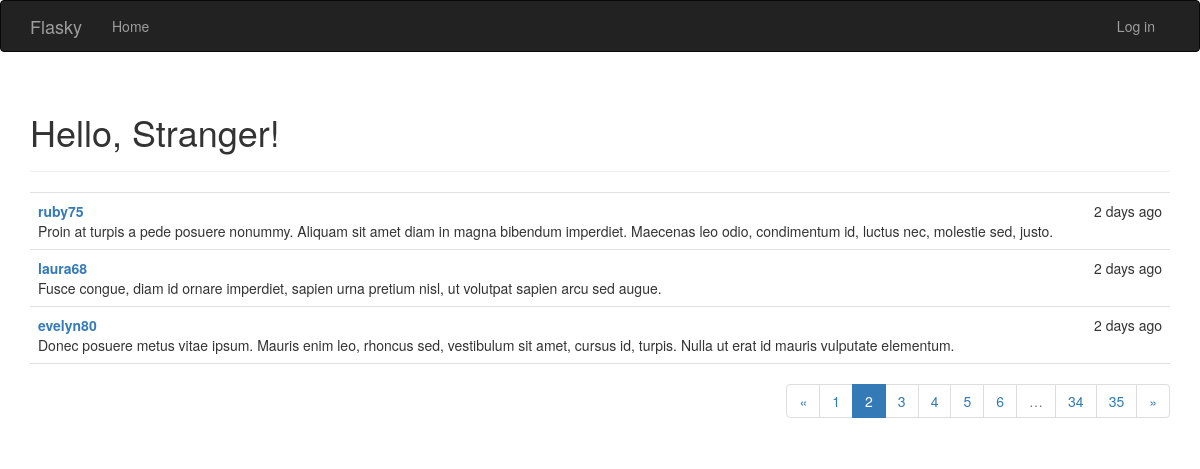
Screenshot of /?page=2 with the database file from the repository.
### app/models.py (models this page shows, shortened)
class Post(db.Model):
    __tablename__ = 'posts'
    id = db.Column(db.Integer, primary_key=True)
    body = db.Column(db.Text)
    timestamp = db.Column(db.DateTime, index=True, default=datetime.utcnow)
    author_id = db.Column(db.Integer, db.ForeignKey('users.id'))
    comments = db.relationship('Comment', backref='post', lazy='dynamic')

class User(UserMixin, db.Model):
    __tablename__ = 'users'
    id = db.Column(db.Integer, primary_key=True)
    username = db.Column(db.String(64), unique=True, index=True)
    email = db.Column(db.String(64), unique=True, index=True)
    role_id = db.Column(db.Integer, db.ForeignKey('roles.id'))
    password_hash = db.Column(db.String(128))
    posts = db.relationship('Post', backref='author', lazy='dynamic')
    comments = db.relationship('Comment', backref='author', lazy='dynamic')
    name = db.Column(db.String(64))
    location = db.Column(db.String(64))
    about_me = db.Column(db.Text())
    member_since = db.Column(db.DateTime(), default=datetime.utcnow)
    last_seen = db.Column(db.DateTime(), default=datetime.utcnow)
    followed = db.relationship('Follow',                   #当前用户关注的人
                               foreign_keys=[Follow.follower_id],
                               backref=db.backref('follower', lazy='joined'),
                               lazy='dynamic',
                               cascade='all, delete-orphan')
    followers=db.relationship('Follow',                   #关注当前用户的人
                              foreign_keys=[Follow.followed_id],
                              backref=db.backref('followed', lazy='joined'),
                              lazy='dynamic',
                              cascade='all, delete-orphan')
    @property
    def password(self):
        raise AttributeError('password is not a readable attribute')

### app/main/views.py (the view)
@main.route('/',methods=['GET', 'POST'])
def index():
    form = PostForm()
    if current_user.can(Permission.WRITE_ARTICLES) and \
            form.validate_on_submit():
        post = Post(body=form.body.data,
                    author=current_user._get_current_object())
        db.session.add(post)
        return redirect(url_for('.index'))
    page = request.args.get('page', 1, type=int)
    pagination = Post.query.order_by(Post.timestamp.desc()).paginate(
        page, per_page=3,
        error_out=False)
    posts = pagination.items
    return render_template('index.html', form=form, posts=posts,
                           pagination=pagination)

### app/auth/views.py (called while the page is built)
@auth.before_app_request
def before_request():
    if current_user.is_authenticated:
        current_user.ping()

### app/main/__init__.py (called while the page is built)
@main.app_context_processor
def inject_permissions():
    return dict(Permission=Permission)

### app/models.py (called while the page is built)
    def can(self, permissions):
        return False

### app/templates/index.html (shortened to what this page needs)
{% extends "base.html" %}
{% import "bootstrap/wtf.html" as wtf %}
{% import "_macros.html" as macros %}
{% block page_content %}
<div class="page-header">
    <h1>Hello, {% if current_user.is_authenticated %}{{ current_user.username }}{% else %}Stranger{% endif %}!</h1>
</div>
<ul class="posts">
    {% for post in posts %}
    <li class="post">
        <div class="post-date">{{ moment(post.timestamp).fromNow() }}</div>
        <div class="post-author">
            <a href="{{ url_for('main.user', username=post.author.username) }}">
                {{ post.author.username }}
            </a>
        </div>
        <div class="post-body">{{ post.body }}</div>
    </li>
    {% endfor %}
</ul>
{% if pagination %}
<div class="pagination">
    {{ macros.pagination_widget(pagination, '.index') }}
</div>
{% endif %}
{% endblock %}

### app/static/styles.css (style rules this page uses)
ul.posts { list-style-type:none; padding: 0px; margin:16px 0px 0px 0px; border-top: 1px solid #e0e0e0; }
ul.posts li.post { padding: 8px; border-bottom: 1px solid #e0e0e0; }
div.post-date { float: right; }
div.post-author { font-weight: bold; }
div.pagination { width: 100%; text-align: right; padding: 0px; margin: 0px; }

### rows the page displays
Post: timestamp "2 days ago", author.username "ruby75", body "Proin at turpis a pede posuere nonummy. Aliquam sit amet diam in magna bibendum imperdiet. Maecenas leo odio, condimentum id, luctus nec, molestie sed, justo."
Post: timestamp "2 days ago", author.username "laura68", body "Fusce congue, diam id ornare imperdiet, sapien urna pretium nisl, ut volutpat sapien arcu sed augue."
Post: timestamp "2 days ago", author.username "evelyn80", body "Donec posuere metus vitae ipsum. Mauris enim leo, rhoncus sed, vestibulum sit amet, cursus id, turpis. Nulla ut erat id mauris vulputate elementum."

### other values shown
{{ p }} "1" "3" "4" "5" "6" "34" "35"
{{ p }} "2"
